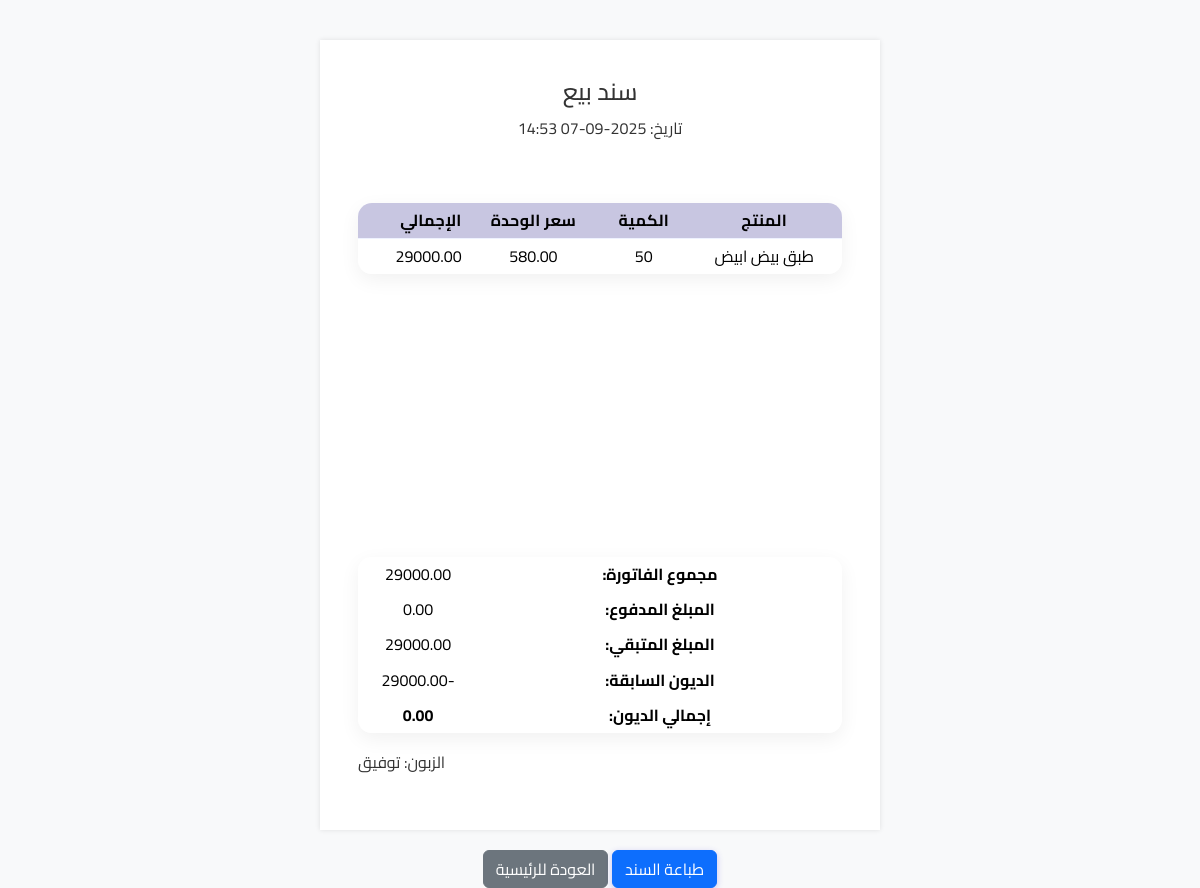
The app's page /receipt/1 (signed in) with its own data.
### app.py (models this page shows)
class Sale(db.Model):
    id = db.Column(db.Integer, primary_key=True)
    customer_id = db.Column(db.Integer, db.ForeignKey('customer.id'), nullable=True)
    customer = db.relationship('Customer')
    date = db.Column(db.DateTime, default=datetime.utcnow)
    total = db.Column(db.Numeric(10,2), default=0)
    paid_amount = db.Column(db.Numeric(10, 2), nullable=False, default=0)
    due_amount = db.Column(db.Numeric(10, 2), nullable=False, default=0)
    payment_type = db.Column(db.String(20), default="cash")
    notes = db.Column(db.Text)

class SaleItem(db.Model):
    id = db.Column(db.Integer, primary_key=True)
    sale_id = db.Column(db.Integer, db.ForeignKey('sale.id'))
    sale = db.relationship('Sale', backref='items')
    product_id = db.Column(db.Integer, db.ForeignKey('product.id'))
    product = db.relationship('Product')
    qty = db.Column(db.Integer, default=0)
    unit_price = db.Column(db.Numeric(10,2), default=0)
    cost_price = db.Column(db.Numeric(10,2), nullable=False, default=0)

class Product(db.Model):
    id = db.Column(db.Integer, primary_key=True)
    name = db.Column(db.String(200), nullable=False)
    stock = db.Column(db.Integer, default=0)
    price_wholesale = db.Column(db.Numeric(10,2), nullable=False, default=0)
    price_retail = db.Column(db.Numeric(10,2), nullable=False, default=0)
    notes = db.Column(db.Text)

class Customer(db.Model):
    id = db.Column(db.Integer, primary_key=True)
    name = db.Column(db.String(120), nullable=False)
    phone = db.Column(db.String(30))
    notes = db.Column(db.Text)
    @property
    def balance(self):
        total_debt = db.session.query(func.sum(DebtTransaction.amount)).filter(
            DebtTransaction.customer_id == self.id,
            DebtTransaction.transaction_type == 'debt'
        ).scalar() or Decimal('0')
        total_payment = db.session.query(func.sum(DebtTransaction.amount)).filter(
            DebtTransaction.customer_id == self.id,
            DebtTransaction.transaction_type == 'payment'
        ).scalar() or Decimal('0')
        return total_debt - total_payment

### app.py (the view)
@app.route('/receipt/<int:sale_id>')
@login_required
def receipt(sale_id):
    sale = Sale.query.get_or_404(sale_id)
    previous_debt = Decimal('0')
    if sale.customer_id:
        customer = Customer.query.get(sale.customer_id)
        current_balance = customer.balance if customer else Decimal('0')
        previous_debt = current_balance - sale.due_amount
    return render_template('receipt_a5.html', sale=sale, previous_debt=previous_debt)

### app.py (called while the page is built)
@login_manager.user_loader
def load_user(user_id):
    return User.query.get(int(user_id))

### templates/receipt_a5.html (shortened to what this page needs)
<!doctype html>
<html lang="ar" dir="rtl">
<head>
    <link href="https://cdn.jsdelivr.net/npm/bootstrap@5.3.2/dist/css/bootstrap.min.css" rel="stylesheet">
    <link rel="stylesheet" href="{{ url_for('static', filename='style.css') }}">
</head>
<body>
    <div class="a5-page">
        <div class="receipt-header">
            <h4>سند بيع</h4>
            <p>تاريخ: {{ sale.date.strftime('%Y-%m-%d %H:%M') }}</p>
        </div>
        <div class="receipt-body">
            <table class="table table-sm">
                <thead>
                    <tr>
                        <th>المنتج</th>
                        <th class="text-center">الكمية</th>
                        <th class="text-center">سعر الوحدة</th>
                        <th class="text-end">الإجمالي</th>
                    </tr>
                </thead>
                <tbody>
                    {% for item in sale.items %}
                    <tr>
                        <td>{{ item.product.name }}</td>
                        <td class="text-center">{{ item.qty }}</td>
                        <td class="text-center">{{ "%.2f"|format(item.unit_price) }}</td>
                        <td class="text-end">{{ "%.2f"|format(item.qty * item.unit_price) }}</td>
                    </tr>
                    {% endfor %}
                </tbody>
            </table>
        </div>
        <div class="receipt-footer">
            <table class="table table-borderless table-sm text-end">
                <tbody>
                    <tr>
                        <td><strong>مجموع الفاتورة:</strong></td>
                        <td style="width: 120px;">{{ "%.2f"|format(sale.total) }}</td>
                    </tr>
                    <tr>
                        <td><strong>المبلغ المدفوع:</strong></td>
                        <td>{{ "%.2f"|format(sale.paid_amount) }}</td>
                    </tr>
                    <tr>
                        <td><strong>المبلغ المتبقي:</strong></td>
                        <td>{{ "%.2f"|format(sale.due_amount) }}</td>
                    </tr>
                    {% if sale.customer %}
                    <tr>
                        <td><strong>الديون السابقة:</strong></td>
                        <td>{{ "%.2f"|format(previous_debt) }}</td>
                    </tr>
                    <tr>
                        <td><strong>إجمالي الديون:</strong></td>
                        <td><strong>{{ "%.2f"|format(sale.due_amount + previous_debt) }}</strong></td>
                    </tr>
                    {% endif %}
                </tbody>
            </table>
            <p class="text-start mt-3">الزبون: {{ sale.customer.name if sale.customer else 'زبون نقدي' }}</p>
        </div>
    </div>
    <div class="no-print">
        <button class="btn btn-primary" onclick="window.print()">طباعة السند</button>
        <a href="{{ url_for('index') }}" class="btn btn-secondary">العودة للرئيسية</a>
    </div>
</body>
</html>

### static/style.css (style rules this page uses)
* { box-sizing: border-box; margin: 0; padding: 0; }
body { font-family: 'Cairo', 'Segoe UI', Tahoma, Geneva, Verdana, sans-serif; direction: rtl; background-color: #f8f9fc; color: #333; line-height: 1.7; min-height: 100vh; padding-top: 20px; }
table { width: 100%; border-collapse: separate; border-spacing: 0; margin: 25px 0; background: white; border-radius: 14px; overflow: hidden; box-shadow: 0 6px 20px rgba(0, 0, 0, 0.06); font-size: 1.00rem; text-align: center; direction: rtl; }
th { background: linear-gradient(135deg, #c8c6e1, #c8c6e1); color: #ffffff; font-weight: 700; font-size: 1.00rem; padding: 14px 16px; text-transform: uppercase; letter-spacing: 0.3px; box-shadow: 0 2px 8px rgba(0, 0, 0, 0.1); }
th, td { padding: 12px 15px; text-align: center; border-bottom: 1px solid #eef2ff; vertical-align: middle; }
tbody tr:last-child td { border-bottom: none; }
tbody tr { transition: background-color 0.2s ease, transform 0.2s ease; }
button { font-family: 'Cairo', sans-serif; background-color: #4f46e5; color: white; border: none; padding: 10px 20px; font-size: 0.95rem; border-radius: 8px; cursor: pointer; transition: all 0.3s ease; box-shadow: 0 2px 6px rgba(79, 70, 229, 0.3); }

### templates/receipt_a5.html (style rules this page uses)
body { background-color: #f8f9fa; }
.a5-page { width: 148mm; height: 209mm; padding: 10mm; margin: 20px auto; background: white; box-shadow: 0 0 5px rgba(0,0,0,0.1); display: flex; flex-direction: column; }
.receipt-header { text-align: center; margin-bottom: 20px; }
.receipt-body { flex-grow: 1; }
.receipt-footer { text-align: left; }
.no-print { text-align: center; margin-top: 20px; }

### records on screen
Sale: date "2025-09-07 14:53", total "29000.00", paid_amount "0.00", due_amount "29000.00", sale.due_amount+previous_debt "0.00"
SaleItem: product.name "طبق بيض ابيض", qty "50", unit_price "580.00", item.qty*item.unit_price "29000.00"
Customer: customer "توفيق"

### other values on screen
{{ "%.2f"|format(previous_debt) }} "-29000.00"
